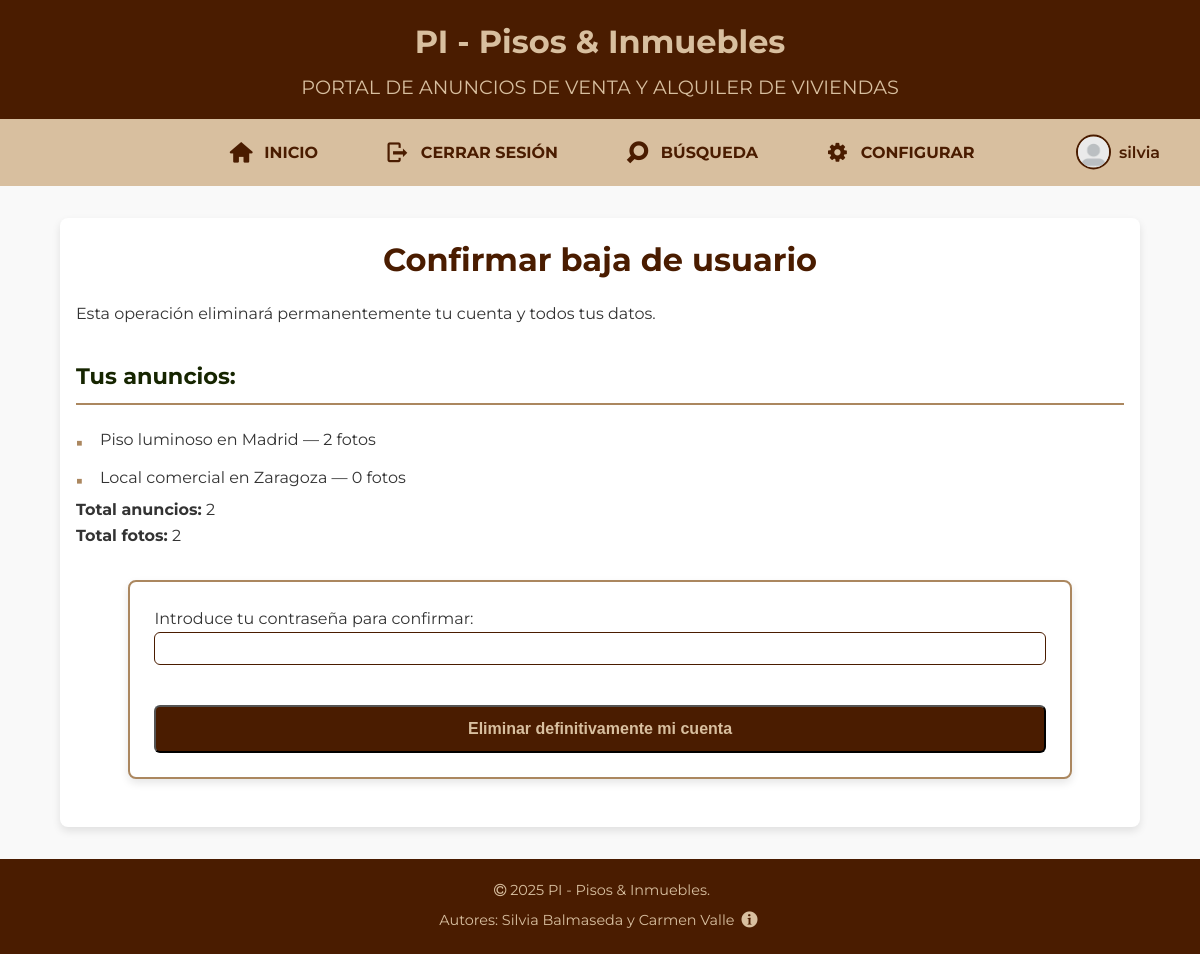
Screenshot of /dar-baja (signed in) with the database file from the repository.
### tables this page shows
CREATE TABLE `anuncios` (
  `IdAnuncio` int(11) NOT NULL,
  `TAnuncio` smallint(6) DEFAULT NULL,
  `TVivienda` smallint(6) DEFAULT NULL,
  `FPrincipal` varchar(200) DEFAULT NULL,
  `Alternativo` varchar(255) NOT NULL,
  `Titulo` varchar(255) DEFAULT NULL,
  `Precio` double(10,2) DEFAULT NULL,
  `Texto` text DEFAULT NULL,
  `Ciudad` varchar(100) DEFAULT NULL,
  `Pais` int(11) DEFAULT NULL,
  `Superficie` double(10,2) DEFAULT NULL,
  `NHabitaciones` int(11) DEFAULT NULL,
  `NBanyos` int(11) DEFAULT NULL,
  `Planta` int(11) DEFAULT NULL,
  `Anyo` int(11) DEFAULT NULL,
  `FRegistro` datetime DEFAULT NULL,
  `Usuario` int(11) DEFAULT NULL
);

### dar-baja.php (the view, shortened to what this page needs)
<?php
require_once __DIR__ . '/includes/conexion.php';
$nomUsuario = $_SESSION['usuario'];
try {
    $s = $conexion->prepare('SELECT IdUsuario FROM Usuarios WHERE NomUsuario = ? LIMIT 1');
    $s->execute([$nomUsuario]);
    $u = $s->fetch(PDO::FETCH_ASSOC);
    $idUsuario = (int)$u['IdUsuario'];
    $query = "SELECT a.IdAnuncio AS id, a.Titulo AS titulo, COUNT(f.IdFoto) AS fotos
              FROM Anuncios a
              LEFT JOIN Fotos f ON f.Anuncio = a.IdAnuncio
              WHERE a.Usuario = ?
              GROUP BY a.IdAnuncio";
    $result = $conexion->prepare($query);
    $result->execute([$idUsuario]);
    $anuncios = $result->fetchAll();
} catch (Exception $e) {
    if (!is_dir(__DIR__ . '/logs')) @mkdir(__DIR__ . '/logs', 0755, true);
    file_put_contents(__DIR__ . '/logs/dar_baja.log', date('[Y-m-d H:i:s] ') . $e->getMessage() . PHP_EOL, FILE_APPEND);
    $_SESSION['flash']['error'] = 'Error al cargar tus anuncios.';
    $anuncios = [];
}
$totalAnuncios = count($anuncios);
$totalFotos = 0;
foreach ($anuncios as $a) {
    $totalFotos += $a['fotos'];
}
require_once('cabecera.inc');
require_once('inicioLog.inc');
?>
<main>
    <h2>Confirmar baja de usuario</h2>
    <p>Esta operación eliminará permanentemente tu cuenta y todos tus datos.</p>
    <h3>Tus anuncios:</h3>
    <ul>
        <?php foreach ($anuncios as $a): ?>
            <li><?= $a['titulo'] ?> — <?= $a['fotos'] ?> fotos</li>
        <?php endforeach; ?>
    </ul>
    <p><b>Total anuncios:</b> <?= $totalAnuncios ?></p>
    <p><b>Total fotos:</b> <?= $totalFotos ?></p>
    <form action="/phpDAW/confirmar-dar-baja" method="POST">
        <label>Introduce tu contraseña para confirmar:</label>
        <input type="password" name="password" required>
        <button type="submit">Eliminar definitivamente mi cuenta</button>
    </form>
</main>
<?php require_once('pie.inc'); ?>

### DAW/practica/css/general.css (style rules this page uses)
:root { --color-principal: #4a1c00; --color-secundario: #d8bf9f; --color-acento: #ab875f; --color-hover: #162500; --color-fondo: #f9f9f9; --color-texto: #333; --color-field: #fefaf5; --color-blanco: #fff; --radio-borde: 6px; --sombra: 0 4px 8px rgba(0, 0, 0, 0.1); --sombra-int: inset 0 0 5px rgba(0, 0, 0, 0.05); --fuente-base: 'Montserrat', 'Segoe UI', Tahoma, Geneva, Verdana, sans-serif; --tamano-base: 16px; --linea-base: 1.6; }
* { margin: 0; padding: 0; box-sizing: border-box; }
body { font-family: var(--fuente-base); font-size: var(--tamano-base); line-height: var(--linea-base); background-color: var(--color-fondo); color: var(--color-texto); }
main { max-width: 90%; margin: 2rem auto; padding: 1rem; background-color: var(--color-blanco); border-radius: 8px; box-shadow: var(--sombra); }
main h2 { color: var(--color-principal); font-size: 2rem; margin-bottom: 1rem; text-align: center; }
main h3 { color: var(--color-hover); font-size: 1.4rem; margin-top: 2rem; margin-bottom: 1rem; border-bottom: 2px solid var(--color-acento); padding-bottom: 0.5rem; }
main ul { list-style: none; padding-left: 0; }
main ul li { padding: 0.4rem 0; padding-left: 1.5rem; position: relative; }
main ul li::before { content: "▪"; color: var(--color-acento); position: absolute; left: 0; font-size: 1.2rem; }
button, .btn { display: block; width: 100%; text-align: center; margin-top: 1.5rem; background-color: var(--color-principal); color: var(--color-secundario); padding: 0.8rem 0; border-radius: var(--radio-borde); font-weight: 600; font-size: 1rem; text-decoration: none; transition: background-color 0.3s ease, color 0.3s ease; }
input[type="text"], input[type="email"], input[type="password"], textarea, select { width: 100%; padding: 0.5rem; margin-bottom: 1rem; border: 1px solid var(--color-principal); border-radius: var(--radio-borde); }
form { width: 90%; margin: 2rem auto; padding: 1.5rem; background-color: var(--color-blanco); border: 2px solid var(--color-acento); border-radius: 8px; box-shadow: var(--sombra); }

### DAW/practica/css/print-index.css (style rules this page uses)
* { box-shadow: none !important; text-shadow: none !important; }
body { font-family: Georgia, 'Times New Roman', serif; font-size: 12pt; line-height: 1.5; background-color: white; color: black; }
main { max-width: 100%; background-color: white !important; margin: 0; padding: 0; }
h2 { font-size: 16pt; color: #4a1c00 !important; margin-top: 20pt; margin-bottom: 10pt; border-bottom: 1pt solid #ab875f; padding-bottom: 5pt; page-break-after: avoid; }
h3 { font-size: 14pt; color: #4a1c00 !important; margin-top: 15pt; margin-bottom: 8pt; page-break-after: avoid; }
p { margin-bottom: 8pt; orphans: 3; widows: 3; }
ul, ol { margin-left: 20pt; margin-bottom: 10pt; }
li { margin-bottom: 5pt; }
button, input[type="submit"], input[type="button"] { display: none !important; }
h2, h3, h4, h5, h6 { page-break-after: avoid; }
ul, ol, img, table, article, fieldset { page-break-inside: avoid; }
body::after { content: "Documento impreso el " attr(data-fecha); display: block; text-align: center; font-size: 9pt; font-style: italic; color: #666 !important; margin-top: 20pt; page-break-before: avoid; }

### DAW/practica/css/modo_oscuro.css (style rules this page uses)
:root { --oscuro-fondo: #2a1515; --oscuro-primary: #4d2020; --oscuro-secondary: #5d2a2a; --oscuro-tertiary: #3d2020; --oscuro-field: #4d2828; --oscuro-hover: #7d3a3a; --oscuro-hover-light: #9d4a4a; --oscuro-border: #7d3a3a; --oscuro-border-light: #9d5a5a; --oscuro-text: #e8e8e8; --oscuro-text-light: #f0d5b8; --oscuro-text-accent: #e8b87f; --oscuro-text-highlight: #ffd5a0; --oscuro-text-secondary: #e0e0e0; --oscuro-acento: #c9956b; --oscuro-acento-light: #d4a574; }
body { background-color: var(--oscuro-fondo); color: var(--oscuro-text); }
main { background-color: var(--oscuro-tertiary); color: var(--oscuro-text); }
h1, h2, h3, h4, h5, h6 { color: var(--oscuro-text-light); }
main h2, section h2 { color: var(--oscuro-text-light); border-bottom-color: var(--oscuro-acento); }
main h3, section h3 { color: var(--oscuro-text-light); border-bottom-color: var(--oscuro-acento); }
button, .btn { background-color: var(--oscuro-hover); color: var(--oscuro-text-light); }
input[type="text"], input[type="email"], input[type="password"], input[type="tel"], input[type="number"], input[type="date"], input[type="color"], textarea, select { background-color: var(--oscuro-field); color: var(--oscuro-text); border-color: var(--oscuro-border); }
form { background-color: var(--oscuro-tertiary); border-color: var(--oscuro-border); }
form label { color: var(--oscuro-text-light); }

### rows the page displays
anuncios: Titulo "Piso luminoso en Madrid", fotos "2"
anuncios: Titulo "Local comercial en Zaragoza", fotos "0"

### other values shown
$_SESSION['usuario'] "silvia"
$totalAnuncios "2"
$totalFotos "2"
